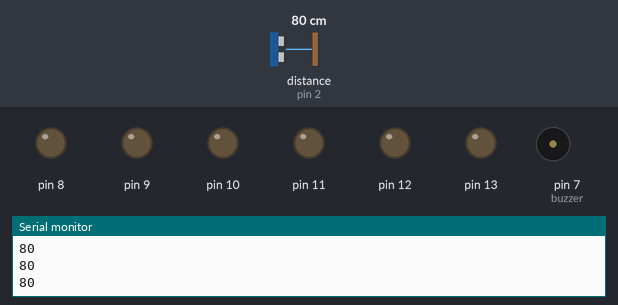
Bench run of a sketch on a simulated Arduino Uno, built with avr-gcc and run on an emulated ATmega328P. On the bench: output pins drawn as LEDs (lit = HIGH), buzzer (waves = sounding), the last lines printed to the serial monitor. Wiring (inferred from the names in the program): ultrasonic range finder: trigger pin 3; echo pin 2. The inputs (shaded band) are chosen by the test bench; at power-on: distance to the obstacle (sensor on pin 2) 80 cm. The echo pulse lasts 58.3 µs per cm; pins used as bus, display or sensor lines are not drawn.

Above: at 1.2 s.
1.3 s: distance to the obstacle (sensor on pin 2) set to 66 cm
2.8 s: distance to the obstacle (sensor on pin 2) set to 57 cm
At 2.95 s:
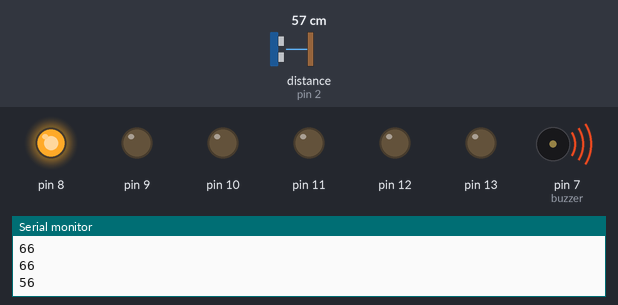
5.8 s: distance to the obstacle (sensor on pin 2) set to 48 cm
At 5.95 s:
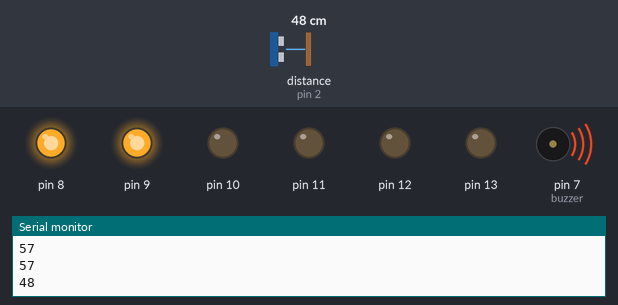
8.8 s: distance to the obstacle (sensor on pin 2) set to 44 cm
11.8 s: distance to the obstacle (sensor on pin 2) set to 38 cm
At 11.96 s:
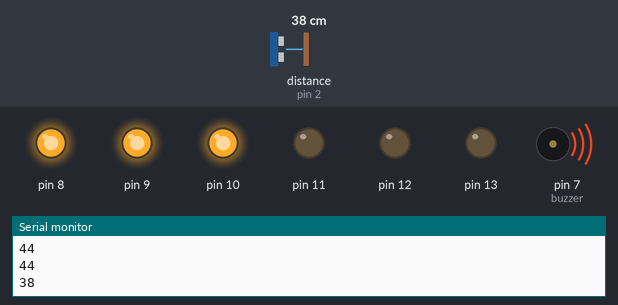
14.8 s: distance to the obstacle (sensor on pin 2) set to 18 cm
At 15.13 s:
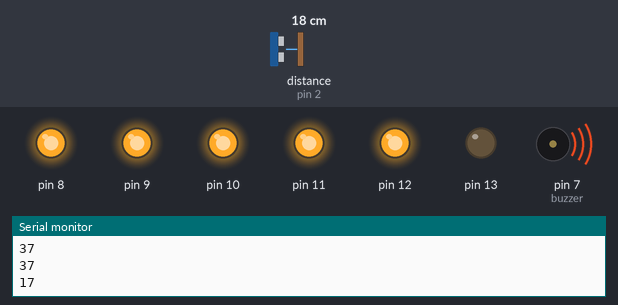
Timing chart, 0 to 18.8 s (numbered marks = the images above; inputs shaded):
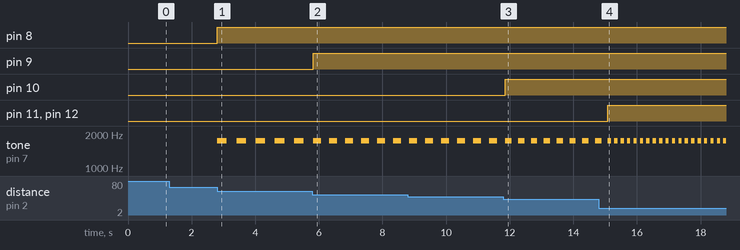

The sketch:

sensor_de_re.ino
```cpp
const int TRIG = 3, ECHO = 2, buzzer = 7;
unsigned int intervalo, distancia;

void setup() {
  Serial.begin(9600);
  pinMode(TRIG,OUTPUT);
  pinMode(ECHO,INPUT);
  pinMode(buzzer,OUTPUT);
  pinMode(8,OUTPUT);
  pinMode(9,OUTPUT);
  pinMode(10,OUTPUT);
  pinMode(11,OUTPUT);
  pinMode(12,OUTPUT);
  pinMode(13,OUTPUT);
}

void loop() {
  distancia = sensor_morcego(TRIG,ECHO); // Chamada da função de leitura.
  Serial.println(distancia);
  if (distancia <= 10) { // Condicional para leituras inferiores a 10cm.
    digitalWrite(13,HIGH);
    digitalWrite(12,HIGH);
    digitalWrite(11,HIGH);
    digitalWrite(10,HIGH);
    digitalWrite(9,HIGH);
    digitalWrite(8,HIGH);
    tone(buzzer, 1750);
  }
  else if (distancia > 60) { // Condicional para leituras superiores a 60cm.
      digitalWrite(13,LOW);
      digitalWrite(12,LOW);
      digitalWrite(11,LOW);
      digitalWrite(10,LOW);
      digitalWrite(9,LOW);
      digitalWrite(8,LOW);
      noTone(buzzer);
  }
  else { // Condicional para leitura intermediarias.
    if (distancia <= 20) {
      digitalWrite(13,LOW);
      digitalWrite(12,HIGH);
      digitalWrite(11,HIGH);
      digitalWrite(10,HIGH);
      digitalWrite(9,HIGH);
      digitalWrite(8,HIGH);
      intervalo = 100;
    }
    else if (distancia <= 30) {
      digitalWrite(13,LOW);
      digitalWrite(12,LOW);
      digitalWrite(11,HIGH);
      digitalWrite(10,HIGH);
      digitalWrite(9,HIGH);
      digitalWrite(8,HIGH);
      intervalo = 150;
    }
    else if (distancia <= 40) {
      digitalWrite(13,LOW);
      digitalWrite(12,LOW);
      digitalWrite(11,LOW);
      digitalWrite(10,HIGH);
      digitalWrite(9,HIGH);
      digitalWrite(8,HIGH);
      intervalo = 200;
    }
    else if (distancia <= 50) {
      digitalWrite(13,LOW);
      digitalWrite(12,LOW);
      digitalWrite(11,LOW);
      digitalWrite(10,LOW);
      digitalWrite(9,HIGH);
      digitalWrite(8,HIGH);
      intervalo = 250;
    }
    else if (distancia <= 60) {
      digitalWrite(13,LOW);
      digitalWrite(12,LOW);
      digitalWrite(11,LOW);
      digitalWrite(10,LOW);
      digitalWrite(9,LOW);
      digitalWrite(8,HIGH);
      intervalo = 300;
    }
    tone(buzzer,1750);
    delay(intervalo);
    noTone(buzzer);
    delay(intervalo);
  }
}

int sensor_morcego(int pinotrig,int pinoecho){ // Função para leitura do sensor
  digitalWrite(pinotrig,LOW);
  delayMicroseconds(2);
  digitalWrite(pinotrig,HIGH);
  delayMicroseconds(10);
  digitalWrite(pinotrig,LOW);

  return pulseIn(pinoecho,HIGH)/58;
}
```

Measured:
- the behaviour switches between 61 and 60 cm on distance to the obstacle (sensor on pin 2) (found by bisection; images 0 and 1)
- the behaviour switches between 51 and 50 cm on distance to the obstacle (sensor on pin 2) (found by bisection; images 1 and 2)
- the behaviour switches between 41 and 40 cm on distance to the obstacle (sensor on pin 2) (found by bisection; images 2 and 3)
- after the input at 2.8 s, pin 8: LOW → HIGH at once; tone on pin 7 (buzzer): alternates 1750 Hz for 0.30 s and silent for 0.30 s, starting at once
- after the input at 5.8 s, pin 9: LOW → HIGH at once
- after the input at 11.8 s, pin 10: LOW → HIGH after 0.07 s
- after the input at 14.8 s, pin 11, pin 12: LOW → HIGH after 0.29 s
